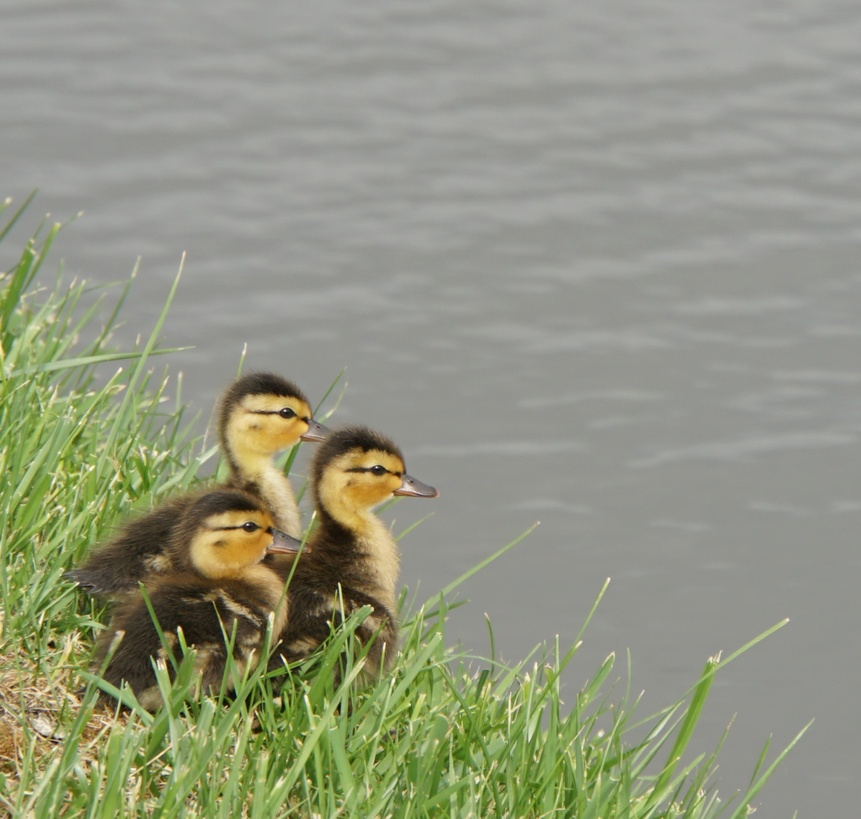
#> input picture 11_imageops/ducklings.jpg, 861 x 819 px, shrunk from 1783 x 1697 before the run
$ python apply_autocontrast.py
#> lines starting #> are read from the running program, lines starting #| are printed output that depends on the picture
# apply_autocontrast.py

from PIL import Image, ImageOps


def autocontrast(image_path, output_path, cutoff=0, ignore=None):
#> called with image_path = 'ducklings.jpg', output_path = 'autocontrast.jpg', cutoff = 0.5
    image = Image.open(image_path)
#> image is the input picture: PIL image 861x819 RGB; mean R, G, B 146.2, 149.4, 128.3
    converted_image = ImageOps.autocontrast(image, cutoff, ignore)
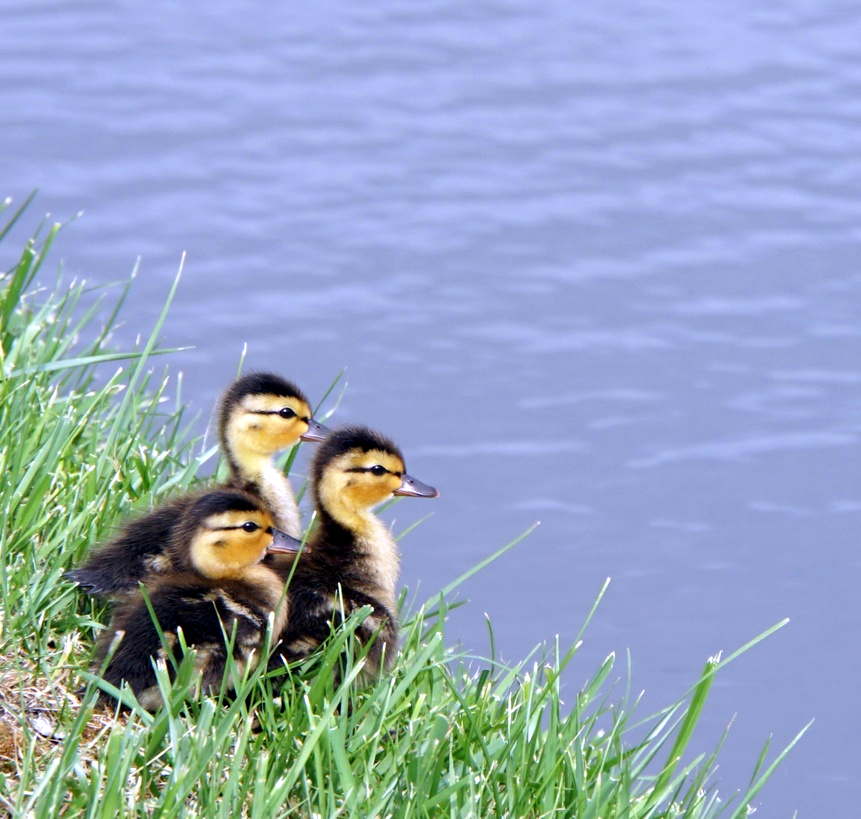
#> converted_image: PIL image 861x819 RGB; mean R, G, B 148.3, 164.8, 189.6
    converted_image.save(output_path)


if __name__ == "__main__":
    autocontrast("ducklings.jpg", "autocontrast.jpg", cutoff=0.5)
